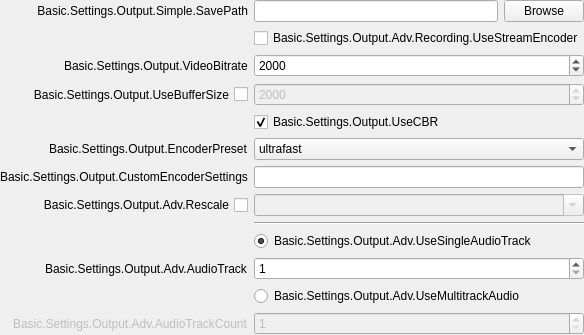
                   <widget class="QWidget" name="page_4">
                    <layout class="QFormLayout" name="formLayout_14">
                     <property name="fieldGrowthPolicy">
                      <enum>QFormLayout::AllNonFixedFieldsGrow</enum>
                     </property>
                     <property name="labelAlignment">
                      <set>Qt::AlignRight|Qt::AlignTrailing|Qt::AlignVCenter</set>
                     </property>
                     <property name="leftMargin">
                      <number>0</number>
                     </property>
                     <property name="topMargin">
                      <number>0</number>
                     </property>
                     <property name="rightMargin">
                      <number>0</number>
                     </property>
                     <property name="bottomMargin">
                      <number>0</number>
                     </property>
                     <item row="0" column="0">
                      <widget class="QLabel" name="label_32">
                       <property name="sizePolicy">
                        <sizepolicy hsizetype="Preferred" vsizetype="Expanding">
                         <horstretch>0</horstretch>
                         <verstretch>0</verstretch>
                        </sizepolicy>
                       </property>
                       <property name="minimumSize">
                        <size>
                         <width>170</width>
                         <height>0</height>
                        </size>
                       </property>
                       <property name="text">
                        <string>Basic.Settings.Output.Simple.SavePath</string>
                       </property>
                       <property name="alignment">
                        <set>Qt::AlignRight|Qt::AlignTrailing|Qt::AlignVCenter</set>
                       </property>
                      </widget>
                     </item>
                     <item row="0" column="1">
                      <layout class="QHBoxLayout" name="horizontalLayout_6">
                       <item>
                        <widget class="QLineEdit" name="advOutRecPath">
                         <property name="enabled">
                          <bool>true</bool>
                         </property>
                        </widget>
                       </item>
                       <item>
                        <widget class="QPushButton" name="advOutRecPathBrowse">
                         <property name="enabled">
                          <bool>true</bool>
                         </property>
                         <property name="text">
                          <string>Browse</string>
                         </property>
                        </widget>
                       </item>
                      </layout>
                     </item>
                     <item row="2" column="0">
                      <widget class="QLabel" name="label_34">
                       <property name="text">
                        <string>Basic.Settings.Output.VideoBitrate</string>
                       </property>
                      </widget>
                     </item>
                     <item row="2" column="1">
                      <widget class="QSpinBox" name="advOutRecVBitrate">
                       <property name="minimum">
                        <number>200</number>
                       </property>
                       <property name="maximum">
                        <number>1000000</number>
                       </property>
                       <property name="value">
                        <number>2000</number>
                       </property>
                      </widget>
                     </item>
                     <item row="3" column="0">
                      <widget class="QCheckBox" name="advOutRecUseBufsize">
                       <property name="sizePolicy">
                        <sizepolicy hsizetype="Minimum" vsizetype="Expanding">
                         <horstretch>0</horstretch>
                         <verstretch>0</verstretch>
                        </sizepolicy>
                       </property>
                       <property name="layoutDirection">
                        <enum>Qt::RightToLeft</enum>
                       </property>
                       <property name="text">
                        <string>Basic.Settings.Output.UseBufferSize</string>
                       </property>
                      </widget>
                     </item>
                     <item row="3" column="1">
                      <widget class="QWidget" name="widget_4" native="true">
                       <layout class="QHBoxLayout" name="horizontalLayout_4">
                        <property name="leftMargin">
                         <number>0</number>
                        </property>
                        <property name="topMargin">
                         <number>0</number>
                        </property>
                        <property name="rightMargin">
                         <number>0</number>
                        </property>
                        <property name="bottomMargin">
                         <number>0</number>
                        </property>
                        <item>
                         <widget class="QSpinBox" name="advOutRecBufsize">
                          <property name="enabled">
                           <bool>false</bool>
                          </property>
                          <property name="minimum">
                           <number>200</number>
                          </property>
                          <property name="maximum">
                           <number>1000000</number>
                          </property>
                          <property name="value">
                           <number>2000</number>
                          </property>
                         </widget>
                        </item>
                       </layout>
                      </widget>
                     </item>
                     <item row="4" column="1">
                      <widget class="QCheckBox" name="advOutRecUseCBR">
                       <property name="text">
                        <string>Basic.Settings.Output.UseCBR</string>
                       </property>
                       <property name="checked">
                        <bool>true</bool>
                       </property>
                      </widget>
                     </item>
                     <item row="5" column="0">
                      <widget class="QLabel" name="label_33">
                       <property name="enabled">
                        <bool>true</bool>
                       </property>
                       <property name="text">
                        <string>Basic.Settings.Output.EncoderPreset</string>
                       </property>
                      </widget>
                     </item>
                     <item row="5" column="1">
                      <widget class="QComboBox" name="advOutRecPreset">
                       <item>
                        <property name="text">
                         <string notr="true">ultrafast</string>
                        </property>
                       </item>
                       <item>
                        <property name="text">
                         <string notr="true">superfast</string>
                        </property>
                       </item>
                       <item>
                        <property name="text">
                         <string notr="true">veryfast</string>
                        </property>
                       </item>
                       <item>
                        <property name="text">
                         <string notr="true">faster</string>
                        </property>
                       </item>
                       <item>
                        <property name="text">
                         <string notr="true">fast</string>
                        </property>
                       </item>
                       <item>
                        <property name="text">
                         <string notr="true">medium</string>
                        </property>
                       </item>
                       <item>
                        <property name="text">
                         <string notr="true">slow</string>
                        </property>
                       </item>
                       <item>
                        <property name="text">
                         <string notr="true">slower</string>
                        </property>
                       </item>
                      </widget>
                     </item>
                     <item row="6" column="0">
                      <widget class="QLabel" name="label_35">
                       <property name="text">
                        <string>Basic.Settings.Output.CustomEncoderSettings</string>
                       </property>
                      </widget>
                     </item>
                     <item row="6" column="1">
                      <widget class="QLineEdit" name="advOutRecVCfg"/>
                     </item>
                     <item row="7" column="0">
                      <widget class="QCheckBox" name="advOutRecUseRescale">
                       <property name="sizePolicy">
                        <sizepolicy hsizetype="Minimum" vsizetype="Expanding">
                         <horstretch>0</horstretch>
                         <verstretch>0</verstretch>
                        </sizepolicy>
                       </property>
                       <property name="layoutDirection">
                        <enum>Qt::RightToLeft</enum>
                       </property>
                       <property name="text">
                        <string>Basic.Settings.Output.Adv.Rescale</string>
                       </property>
                      </widget>
                     </item>
                     <item row="7" column="1">
                      <widget class="QWidget" name="widget_7" native="true">
                       <layout class="QHBoxLayout" name="horizontalLayout_7">
                        <property name="leftMargin">
                         <number>0</number>
                        </property>
                        <property name="topMargin">
                         <number>0</number>
                        </property>
                        <property name="rightMargin">
                         <number>0</number>
                        </property>
                        <property name="bottomMargin">
                         <number>0</number>
                        </property>
                        <item>
                         <widget class="QComboBox" name="advOutRecRescale">
                          <property name="enabled">
                           <bool>false</bool>
                          </property>
                          <property name="editable">
                           <bool>true</bool>
                          </property>
                         </widget>
                        </item>
                       </layout>
                      </widget>
                     </item>
                     <item row="8" column="1">
                      <widget class="Line" name="line_6">
                       <property name="orientation">
                        <enum>Qt::Horizontal</enum>
                       </property>
                      </widget>
                     </item>
                     <item row="9" column="1">
                      <widget class="QRadioButton" name="advOutRecSingleTrack">
                       <property name="text">
                        <string>Basic.Settings.Output.Adv.UseSingleAudioTrack</string>
                       </property>
                       <property name="checked">
                        <bool>true</bool>
                       </property>
                      </widget>
                     </item>
                     <item row="10" column="0">
                      <widget class="QLabel" name="label_44">
                       <property name="text">
                        <string>Basic.Settings.Output.Adv.AudioTrack</string>
                       </property>
                      </widget>
                     </item>
                     <item row="10" column="1">
                      <widget class="QSpinBox" name="advOutRecAudioTrack">
                       <property name="minimum">
                        <number>1</number>
                       </property>
                       <property name="maximum">
                        <number>4</number>
                       </property>
                      </widget>
                     </item>
                     <item row="11" column="1">
                      <widget class="QRadioButton" name="advOutRecMultitrack">
                       <property name="text">
                        <string>Basic.Settings.Output.Adv.UseMultitrackAudio</string>
                       </property>
                      </widget>
                     </item>
                     <item row="12" column="0">
                      <widget class="QLabel" name="label_45">
                       <property name="enabled">
                        <bool>false</bool>
                       </property>
                       <property name="text">
                        <string>Basic.Settings.Output.Adv.AudioTrackCount</string>
                       </property>
                      </widget>
                     </item>
                     <item row="12" column="1">
                      <widget class="QSpinBox" name="advOutRecTrackCount">
                       <property name="enabled">
                        <bool>false</bool>
                       </property>
                       <property name="minimum">
                        <number>1</number>
                       </property>
                       <property name="maximum">
                        <number>4</number>
                       </property>
                      </widget>
                     </item>
                     <item row="1" column="1">
                      <widget class="QCheckBox" name="advOutRecStreamEnc">
                       <property name="text">
                        <string>Basic.Settings.Output.Adv.Recording.UseStreamEncoder</string>
                       </property>
                      </widget>
                     </item>
                    </layout>
                   </widget>
